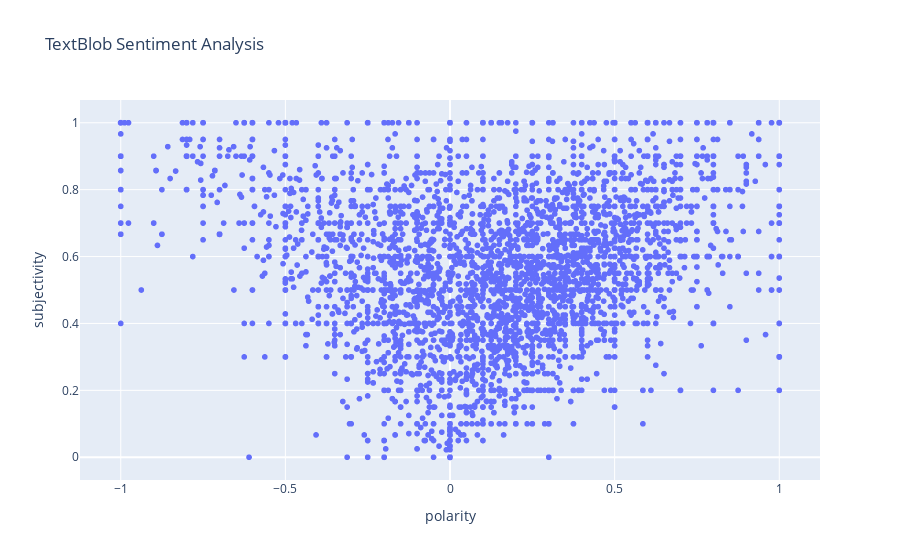

The notebook cell this image was saved under:
### Markdown cell above
Below, we use [Plotly Express](https://plotly.com/python/plotly-express/) to create a simple scatter plot of the polarity and subjectivity data. As this is an interactive plot, you will be able to hover your mouse over a point to view it's properties. 

Note how plotly express automatically labels our axes for us according to our dataframe column names.

### Code cell
# ___Cell no. 13___

fig = px.scatter(df, x="polarity", y="subjectivity", hover_data=['tweet_text'],
                 title="TextBlob Sentiment Analysis")

fig.show()

### Figure 1 — Plotly figure (JSON) as saved in the notebook; plotly's stock layout.template omitted (floating-point values rounded to 4 significant figures; data arrays with more than 128 entries replaced by an {"elided": "..."} marker saying what was removed)
{"data": [{"customdata": {"elided": "10000x1 str values"}, "hovertemplate": "polarity=%{x}<br>subjectivity=%{y}<br>tweet_text=%{customdata[0]}<extra></extra>", "legendgroup": "", "marker": {"color": "#636efa", "symbol": "circle"}, "mode": "markers", "name": "", "showlegend": false, "type": "scattergl", "x": {"elided": "10000 float values"}, "xaxis": "x", "y": {"elided": "10000 float values"}, "yaxis": "y"}], "layout": {"legend": {"tracegroupgap": 0}, "title": {"text": "TextBlob Sentiment Analysis"}, "xaxis": {"anchor": "y", "domain": [0, 1], "title": {"text": "polarity"}}, "yaxis": {"anchor": "x", "domain": [0, 1], "title": {"text": "subjectivity"}}}}
